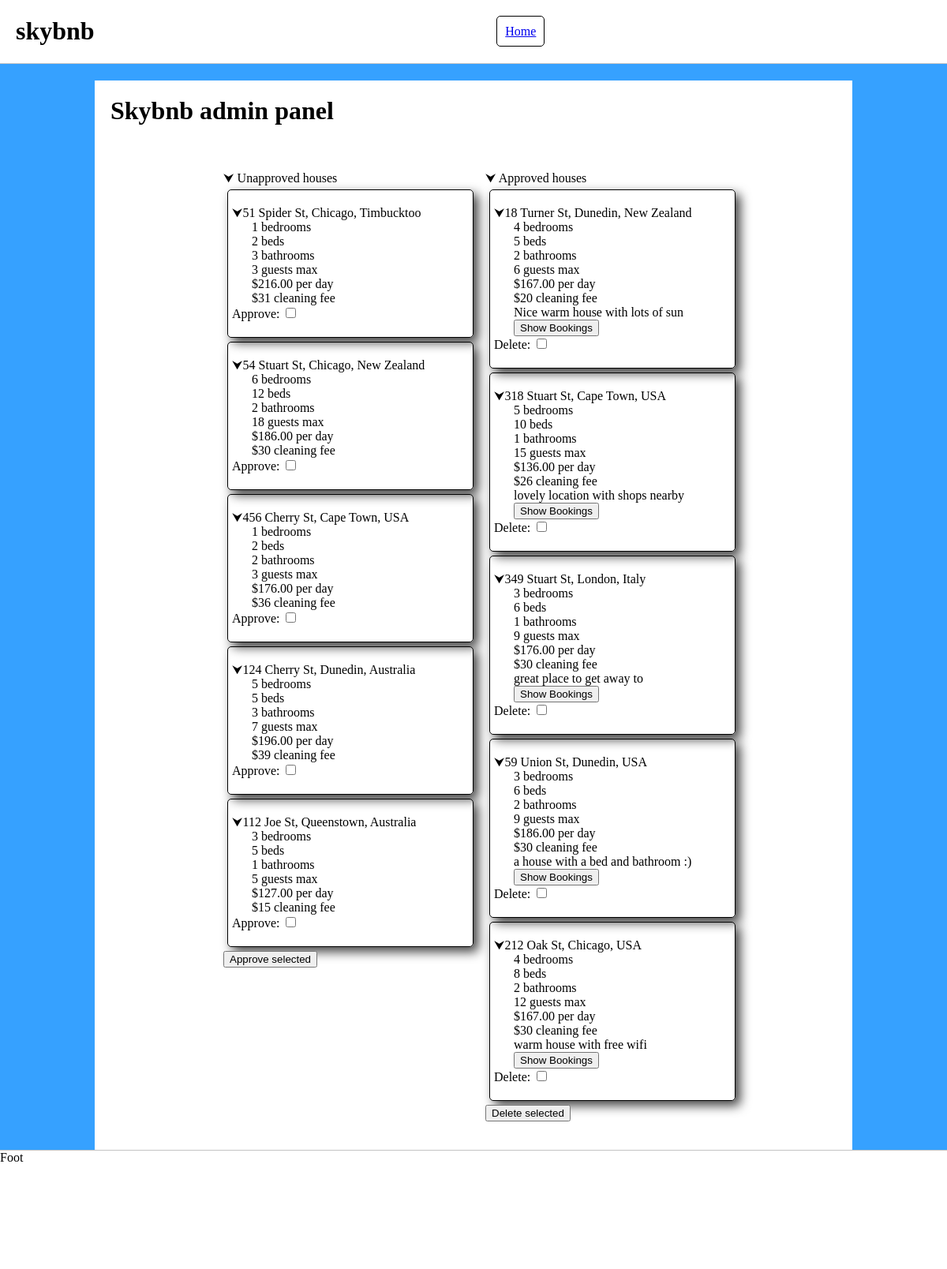
The app's page /adminwebserver_files/www/admin.php (signed in), older data.
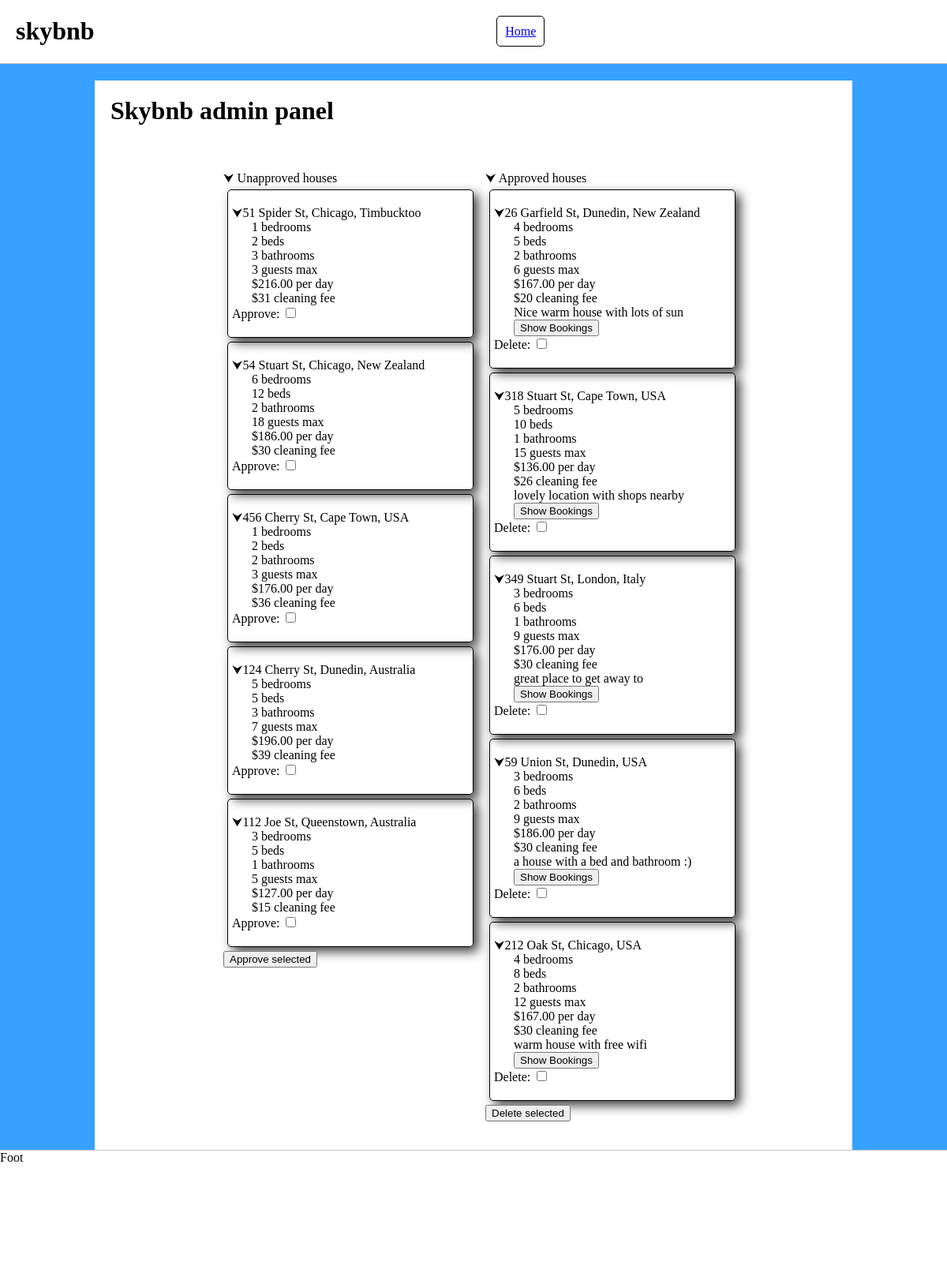
The same page, newer data.
### tables this page shows
CREATE TABLE Houses (

  house_id int(255) AUTO_INCREMENT,

  bedrooms int(255) not null,
  
  beds int(255) not null,
  
  guest_limit int(255) not null,
  
  bathrooms int(255) not null,
  
  price_per_day decimal(65,2) not null,
  
  cleaning_fee int(255) not null,
  
  description varchar(600) not null,
  
  city varchar(100) not null,
  
  country varchar(100) not null,
  
  address varchar(150) not null,
  
  approved bool not null,

  PRIMARY KEY (house_id)

);

### adminwebserver_files/www/admin.php (the view, shortened to what this page needs)
<?php
$servername = "192.168.12.42";
$username = "adminprivilege";
$password = "password1239";
$dbname = "skybnb";
$conn = new mysqli($servername, $username, $password, $dbname);
$sql_approved = "SELECT * FROM `Houses` where `approved` = TRUE";
$sql_not_approved = "SELECT * FROM `Houses` where `approved` = FALSE ";
$result_approved = $conn->query($sql_approved);
$result_not_approved = $conn->query($sql_not_approved);
?>
<!doctype html>
<html lang="en">
<head>
    <link type="text/css" rel="stylesheet" href="styleMain.css">
</head>
<body>
<?php include"header.php" ?>
    <main>
        <h1>Skybnb admin panel</h1>
        <form action="admin.php" method="post">
    <ul class="col-split1">
        <li class="clickable dropdown"><p>&#11167;</p> Unapproved houses</li>
        <?php
            while($row = $result_not_approved->fetch_assoc()) {
                echo "<ul class='box indent'>";
                echo "<li class='clickable dropdown'><p>&#11167;</p>" .$row["address"]. ", ". $row["city"]. ", ". $row["country"]. "</li>";
                echo "<li>" . $row["bedrooms"]. " bedrooms". "</li>";
                echo "<li>" . $row["beds"]. " beds". "</li>";
                echo "<li>" . $row["bathrooms"]. " bathrooms". "</li>";
                echo "<li>" . $row["guest_limit"]. " guests max". "</li>";
                echo "<li>" ."$" . $row["price_per_day"]. " per day". "</li>";
                echo "<li>" ."$" . $row["cleaning_fee"]. " cleaning fee". "</li>";
                echo "<li>" . "Approve: "."<input type='checkbox' onclick='addHouseToCookie(".$row["house_id"].',"approve"'.")'>"."</li>";
                echo "</ul>";
            }
            ?>
        <li><input type="submit" value="Approve selected" name="approve"></li>
    </ul>
        <ul class="col-split2">
        <li class="clickable dropdown"><p>&#11167;</p> Approved houses</li>
        <?php
            while($row = $result_approved->fetch_assoc()) {
                echo "<ul class='box indent'>";
                echo "<li class='clickable dropdown'><p>&#11167;</p>" .$row["address"]. ", ". $row["city"]. ", ". $row["country"]. "</li>";
                echo "<li>" . $row["bedrooms"]. " bedrooms". "</li>";
                echo "<li>" . $row["beds"]. " beds". "</li>";
                echo "<li>" . $row["bathrooms"]. " bathrooms". "</li>";
                echo "<li>" . $row["guest_limit"]. " guests max". "</li>";
                echo "<li>" ."$" . $row["price_per_day"]. " per day". "</li>";
                echo "<li>" ."$" . $row["cleaning_fee"]. " cleaning fee". "</li>";
                echo "<li>" . $row["description"]. "</li>";
                echo "<li>" . "<button type='submit' value='".$row["house_id"]."' name='booking'>Show Bookings</button>" . "</li>";
                echo "<li>" . "Delete: "."<input type='checkbox' onclick='addHouseToCookie(".$row["house_id"].',"delete"'.")'>"."</li>";
                echo "</ul>";
            }
            ?>
            <li><input type="submit" value="Delete selected" name="delete"></li>
        </ul>
        </form>
    </main>
<?php include"footer.php" ?>
</body>
</html>

Row changes from the older to the newer data that the page shows:
changed houses "Nice warm house with lots of sun": address "18 Turner St" → "26 Garfield St"
